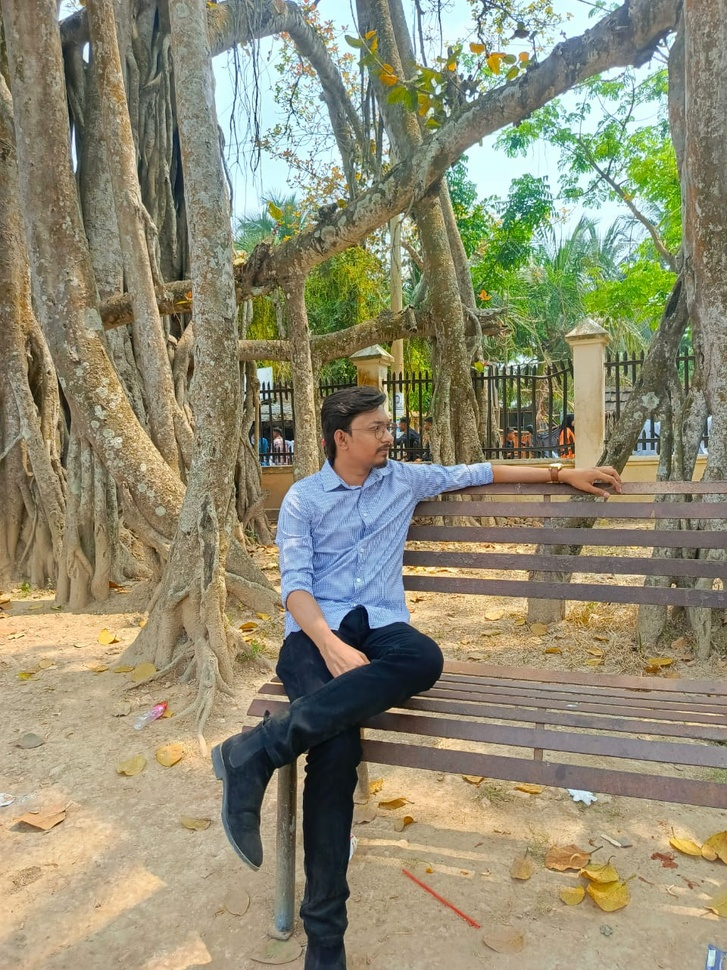
#> input picture Image Processing Lab/m_pic.jpg, 727 x 970 px, shrunk from 960 x 1280 before the run
$ python lab3.py
#> lines starting #> are read from the running program, lines starting #| are printed output that depends on the picture
import cv2
import numpy as np

# Load the image in grayscale
gray_image = cv2.imread('m_pic.jpg', cv2.IMREAD_GRAYSCALE)
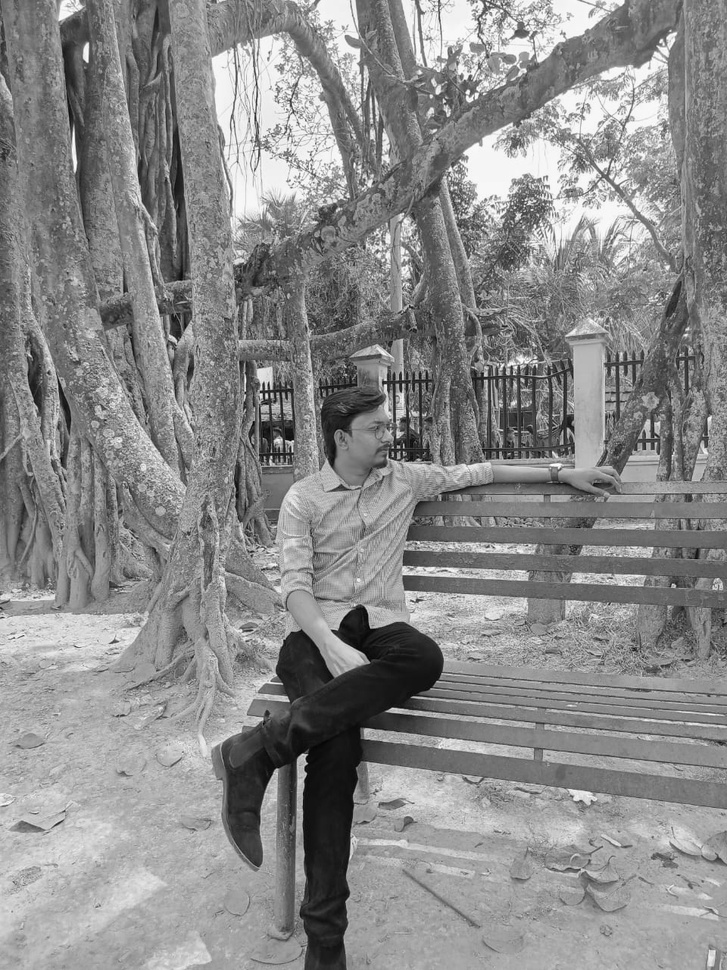
#> gray_image: shape (970, 727); min 1, max 255, mean 138.4

# Convert grayscale to RGB
rgb_image = cv2.cvtColor(gray_image, cv2.COLOR_GRAY2RGB)

# Show the RGB image (optional GUI)
cv2.imshow('RGB Image', rgb_image)
cv2.waitKey(0)
cv2.destroyAllWindows()

# Print the RGB image matrix
print("Image Matrix:")
print(rgb_image)
#> (printed output is left out)

# Rgb image matrix of this image
# [[[ 59  59  59]
#   [ 56  56  56]
#   [ 50  50  50]
#   ...
#   [ 71  71  71]
#   [ 54  54  54]
#   [ 53  53  53]]
#
#  [[ 52  52  52]
#   [ 49  49  49]
#   [ 56  56  56]
#   ...
#   [ 96  96  96]
#   [ 84  84  84]
#   [ 89  89  89]]
#
#  [[ 43  43  43]
#   [ 45  45  45]
#   [ 44  44  44]
#   ...
#   [ 81  81  81]
#   [ 71  71  71]
#   [ 81  81  81]]
#
#  ...
#
#  [[119 119 119]
#   [121 121 121]
#   [112 112 112]
#   ...
#   [119 119 119]
#   [107 107 107]
#   [122 122 122]]
#
#  [[133 133 133]
#   [135 135 135]
#   [134 134 134]
#   ...
#   [ 90  90  90]
#   [ 95  95  95]
#   [ 93  93  93]]
#
#  [[107 107 107]
#   [104 104 104]
#   [114 114 114]
#   ...
#   [106 106 106]
#   [104 104 104]
#   [ 98  98  98]]]

$ run again, with Image Processing Lab/my_pic.jpg copied over Image Processing Lab/m_pic.jpg
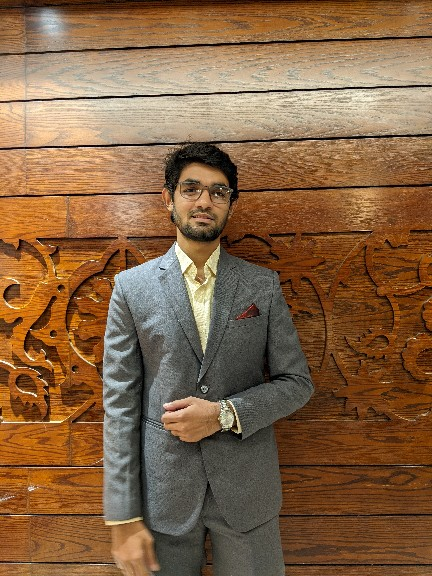
#> input picture Image Processing Lab/my_pic.jpg, 432 x 576 px
#> `gray_image = cv2.imread('m_pic.jpg', cv2.IMREAD_GRAYSCALE)`:
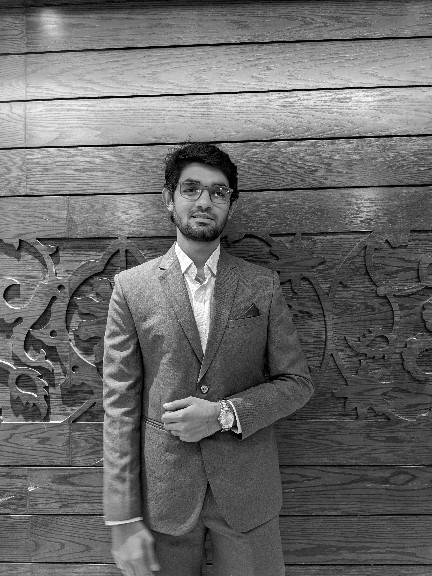
#> gray_image: shape (576, 432); min 0, max 255, mean 105.9
#> (printed output is left out)
